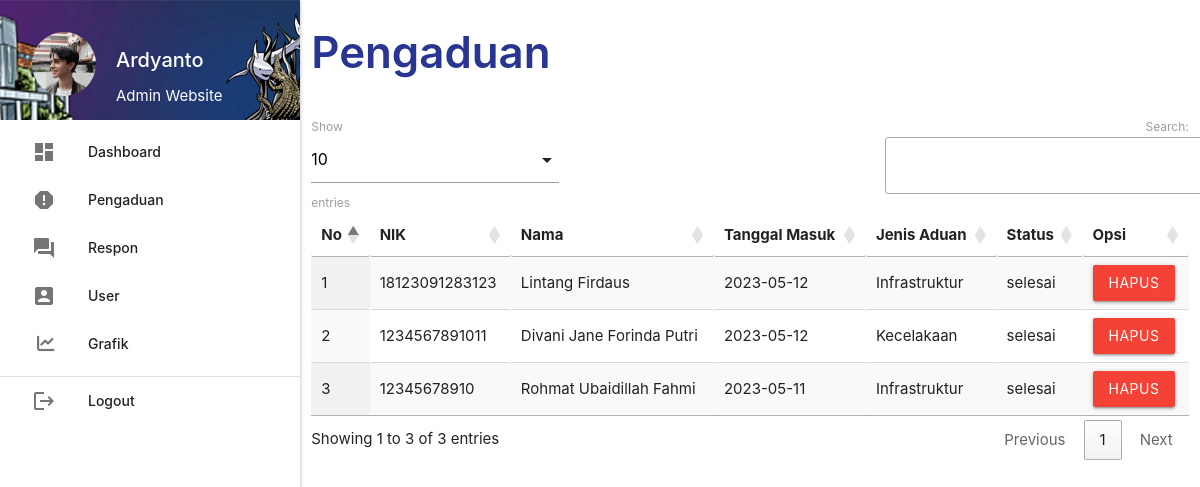
/pengaduan_masyarakat/admin/index.php?p=pengaduan (signed in), run on the app's committed database.
### tables this page shows
CREATE TABLE `pengaduan` (
  `id_pengaduan` int(5) NOT NULL,
  `tgl_pengaduan` varchar(20) NOT NULL,
  `nik` varchar(16) NOT NULL,
  `isi_laporan` text NOT NULL,
  `foto` varchar(255) NOT NULL,
  `status` enum('proses','selesai') NOT NULL,
  `id_aduan` int(2) NOT NULL
);

CREATE TABLE `masyarakat` (
  `nik` varchar(16) NOT NULL,
  `nama` varchar(35) NOT NULL,
  `username` varchar(25) NOT NULL,
  `password` varchar(255) NOT NULL,
  `telp` varchar(13) NOT NULL
);

CREATE TABLE `jenis_aduan` (
  `id_aduan` int(2) NOT NULL,
  `nama_aduan` varchar(50) NOT NULL
);

### pengaduan_masyarakat/admin/pengaduan.php (the view)
       <div class="row">
         <div class="col s12 m9">
           <h3 style="color: #283593; font-weight: 600;">Pengaduan</h3>
         </div>
       </div>
       <table id="example" class="display responsive-table" style="width:100%">
         <thead>
             <tr>
			<th>No</th>
			<th>NIK</th>
			<th>Nama</th>
			<th>Tanggal Masuk</th>
			<th>Jenis Aduan</th>
			<th>Status</th>
			<th>Opsi</th>
             </tr>
         </thead>
         <tbody>
<?php
	$no=1;
	$query = mysqli_query($koneksi,"SELECT * FROM pengaduan
	INNER JOIN masyarakat ON pengaduan.nik = masyarakat.nik
	INNER JOIN jenis_aduan ON pengaduan.id_aduan = jenis_aduan.id_aduan
	ORDER BY pengaduan.id_pengaduan DESC
	");
	while ($r=mysqli_fetch_assoc($query)) { ?>
	<tr>
		<td><?php echo $no++; ?></td>
		<td><?php echo $r['nik']; ?></td>
		<td><?php echo $r['nama']; ?></td>
		<td><?php echo $r['tgl_pengaduan']; ?></td>
		<td><?php echo $r['nama_aduan']; ?></td>
		<td><?php echo $r['status']; ?></td>
		<td><a class="btn red" onclick="return confirm('Anda Yakin Ingin Menghapus Y/N')" href="index.php?p=pengaduan_hapus&id_pengaduan=<?php echo $r['id_pengaduan'] ?>">Hapus</a></td>
	</tr>
           <?php  }
            ?>
         </tbody>
       </table>

### pengaduan_masyarakat/admin/index.php (shortened to what this page needs)
<?php
	include '../conn/koneksi.php';
 ?>
  <!DOCTYPE html>
  <html>
    <head>
		<link rel="stylesheet" href="https://cdnjs.cloudflare.com/ajax/libs/font-awesome/6.4.0/css/all.min.css">
      <link type="text/css" rel="stylesheet" href="../css/materialize.min.css"  media="screen,projection"/>
      <link rel="stylesheet" href="https://cdnjs.cloudflare.com/ajax/libs/materialize/1.0.0/css/materialize.min.css">
      <link rel="stylesheet" type="text/css" href="https://cdn.datatables.net/1.10.19/css/jquery.dataTables.css">
    </head>
    <body>
    <div class="row">
      <div class="col s12 m3">
          <ul id="slide-out" class="sidenav sidenav-fixed">
              <li>
                  <div class="user-view">
                      <div class="background">
                          <img src="../img/progile.png">
                      </div>
					  <div class="pengguna" style="display: flex; gap: 20px;">
					  <a href="#user"><img class="circle" src="../img/366364.jpg" style="object-fit: cover;"></a>
					  <div class="nama-pengguna" style="display: block;">
					  <a href="#name"><span class="name" style="color: white; font-size: 20px;"><?php echo ucwords($_SESSION['data']['nama_petugas']); ?></span></a><span style="color: white;">Admin Website</span>
					  </div>
					  </div>
                  </div>
              </li>
              <li><a href="index.php?p=dashboard"><i class="material-icons">dashboard</i>Dashboard</a></li>
              <li><a href="index.php?p=pengaduan"><i class="material-icons">report</i>Pengaduan</a></li>
              <li><a href="index.php?p=respon"><i class="material-icons">question_answer</i>Respon</a></li>
              <li><a href="index.php?p=user"><i class="material-icons">account_box</i>User</a></li>
              <li><a href="index.php?p=grafik"><i class="fa-solid fa-chart-line fa-lg" style="padding-left: 5px;"></i>Grafik</a></li>
              <li>
                  <div class="divider"></div>
              </li>
              <li><a class="waves-effect" href="../index.php?p=logout"><i class="material-icons">logout</i>Logout</a></li>
          </ul>
          <a href="#" data-target="slide-out" class="btn sidenav-trigger"><i class="material-icons">menu</i></a>
      </div>
      <div class="col s12 m9">
	<?php
		if(@$_GET['p']==""){
			include_once 'dashboard.php';
		}
		elseif(@$_GET['p']=="dashboard"){
			include_once 'dashboard.php';
		}
		elseif(@$_GET['p']=="pengaduan"){
			include_once 'pengaduan.php';
		}
		elseif(@$_GET['p']=="more"){
			include_once 'more.php';
		}
		elseif(@$_GET['p']=="respon"){
			include_once 'respon.php';
		}
		elseif(@$_GET['p']=="tanggapan_hapus"){
			$query = mysqli_query($koneksi,"DELETE FROM tanggapan WHERE id_tanggapan='".$_GET['id_tanggapan']."'");
			if($query){
				header('location:index.php?p=respon');
			}
		}
		elseif(@$_GET['p']=="user"){
			include_once 'user.php';
		}
		elseif(@$_GET['p']=="user_input"){
			include_once 'user_input.php';
		}
		elseif(@$_GET['p']=="user_edit"){
			include_once 'user_edit.php';
		}
		elseif(@$_GET['p']=="user_hapus"){
			$query = mysqli_query($koneksi,"DELETE FROM petugas WHERE id_petugas='".$_GET['id_petugas']."'");
			if($query){
				header('location:index.php?p=user');
			}
		}
		elseif(@$_GET['p']=="laporan"){
			include_once 'laporan.php';
		}
		elseif(@$_GET['p']=="grafik"){
			include_once 'grafik.php';
		}
	 ?>
      </div>
    </div>
    </body>
  </html>

### data on the page
pengaduan: masyarakat.nik "18123091283123", masyarakat.nama "Lintang Firdaus", tgl_pengaduan "2023-05-12", id_aduan.nama_aduan "Infrastruktur", status "selesai"
pengaduan: masyarakat.nik "1234567891011", masyarakat.nama "Divani Jane Forinda Putri", tgl_pengaduan "2023-05-12", id_aduan.nama_aduan "Kecelakaan", status "selesai"
pengaduan: masyarakat.nik "12345678910", masyarakat.nama "Rohmat Ubaidillah Fahmi", tgl_pengaduan "2023-05-11", id_aduan.nama_aduan "Infrastruktur", status "selesai"

### other printed values
$_SESSION['data']['nama_petugas'] "Ardyanto"
